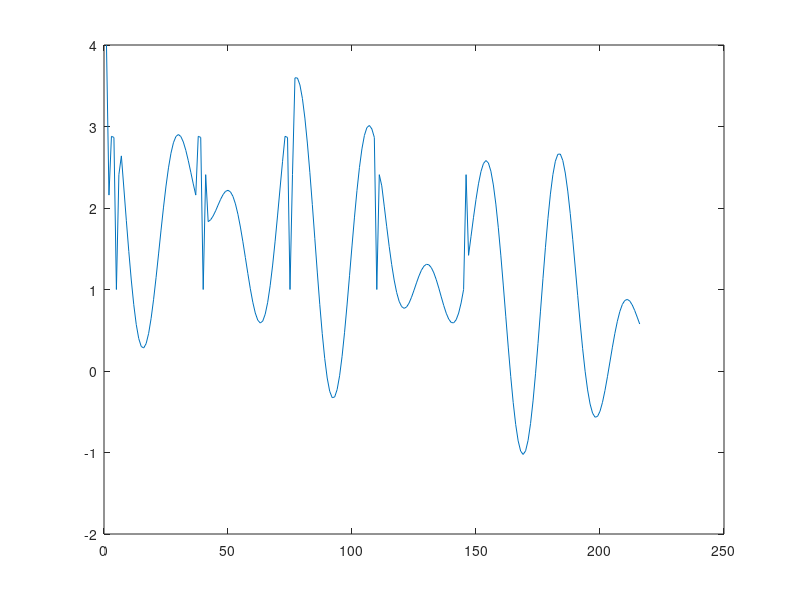
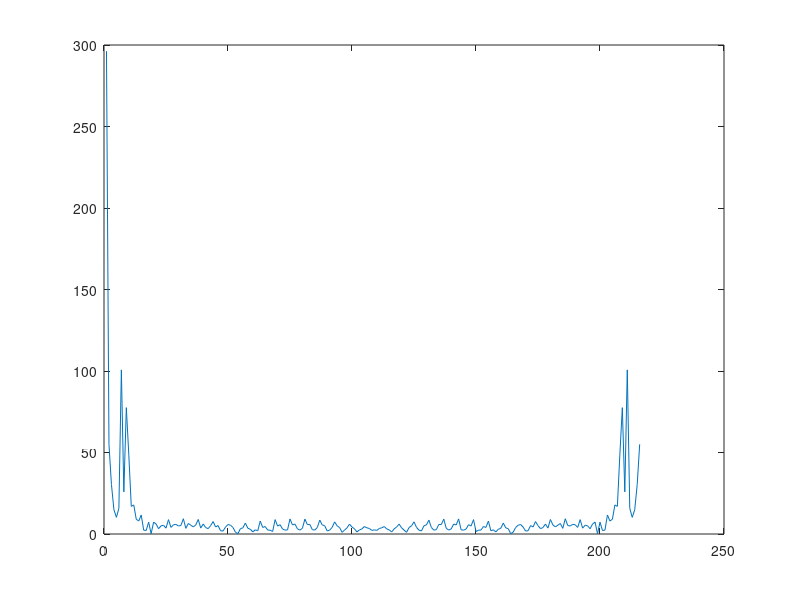
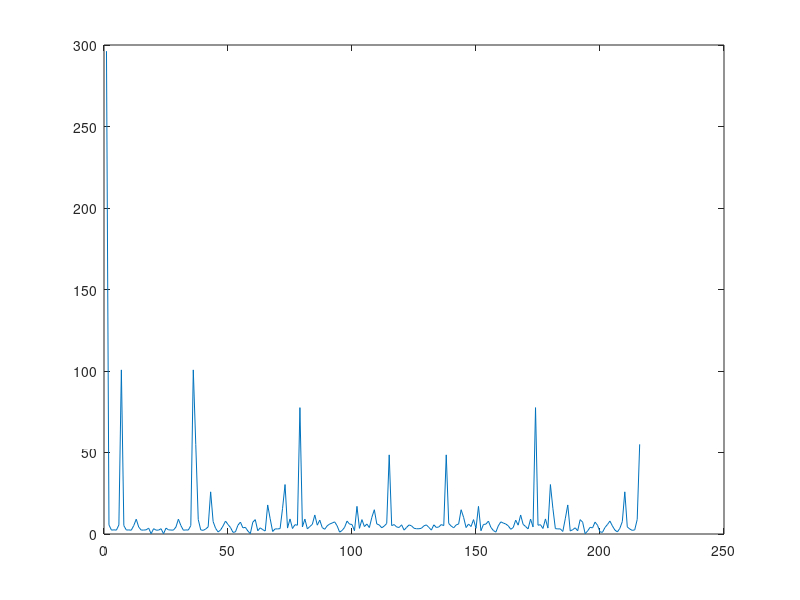

Here is the MATLAB script that generated these plots, in order:
xin = importdata('data/x.dat');
x = complex(xin(:,1),xin(:,2));

yin = importdata('data/y.dat');
y = complex(yin(:,1),yin(:,2));

X = fft(x,216);

figure(1); plot(x);
figure(2); plot(abs(X));
figure(3); plot(abs(y));